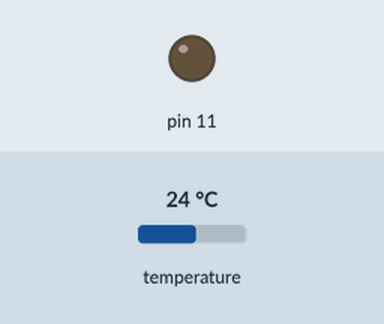
Simulated run of this sketch. Board: Arduino Uno, built with avr-gcc and run on an emulated ATmega328P. Shown: output pins drawn as LEDs (lit = HIGH). Inputs (shaded band) come from the test bench; at power-on: temperature 24 °C. What the sketch prints to the serial monitor is not drawn.

Above: at 2.3 s.
2.4 s: temperature set to 28.4 °C
4.2 s: temperature set to 29.8 °C
At 5.4 s:
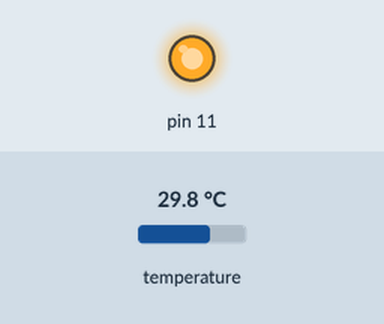
6.1 s: temperature set to 12 °C
At 6.5 s:
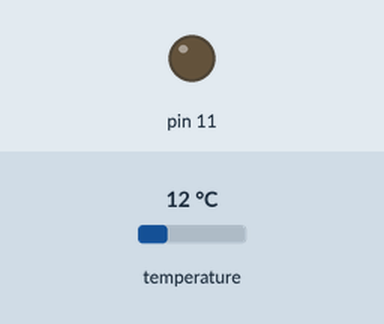
7.6 s: temperature set to 33 °C
At 8.7 s:
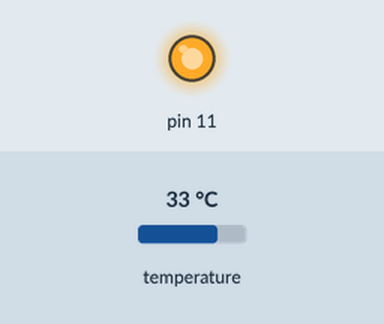
Timing chart, 0 to 10.1 s (numbered marks = the images above; inputs shaded):
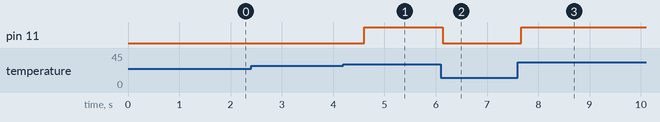

The sketch:

Temp_Sensor1.0.ino
```cpp
#include <OneWire.h>
#include <DallasTemperature.h>

// Data wire is plugged into pin 2 on the Arduino
#define ONE_WIRE_BUS 2

// Setup a oneWire instance to communicate with any OneWire devices
// (not just Maxim/Dallas temperature ICs)
OneWire oneWire(ONE_WIRE_BUS);
double temp=0.0000000;

// Pass our oneWire reference to Dallas Temperature.
DallasTemperature sensors(&oneWire);

void setup(void)
{
  // start serial port
  Serial.begin(9600);
  Serial.println("Dallas Temperature IC Control Library Demo");
  pinMode(11, OUTPUT);
  // Start up the library
  sensors.begin();
}


void loop(void)
{
  // call sensors.requestTemperatures() to issue a global temperature
  // request to all devices on the bus
  Serial.print(" Requesting temperatures...");
  sensors.requestTemperatures(); // Send the command to get temperatures
  Serial.println("DONE");

  Serial.print("Temperature for Device 1 is: ");
  temp=sensors.getTempCByIndex(0);
  Serial.print(temp); // Why "byIndex"?
    // You can have more than one IC on the same bus.
    // 0 refers to the first IC on the wire

  if(temp>29){
    digitalWrite(11, HIGH);
  }
  else
    digitalWrite(11, LOW);

}
```

Measured:
- the behaviour switches between 29 and 29.1 °C on temperature (found by bisection; images 0 and 1)
- after the input at 2.4 s, every drawn part: stays the same
- after the input at 4.2 s, pin 11: LOW → HIGH after 0.41 s
- after the input at 6.1 s, pin 11: HIGH → LOW at once
- after the input at 7.6 s, pin 11: LOW → HIGH after 0.07 s
